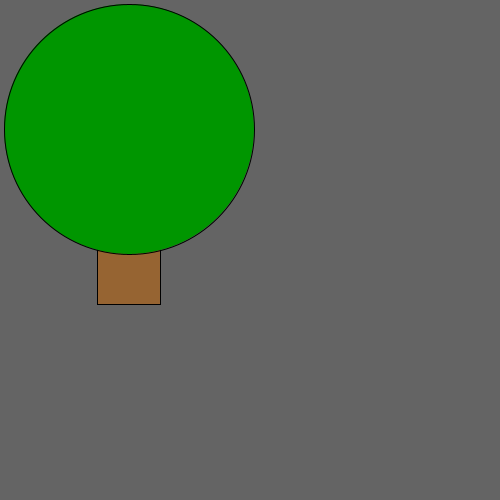
Frame 1 (no input)
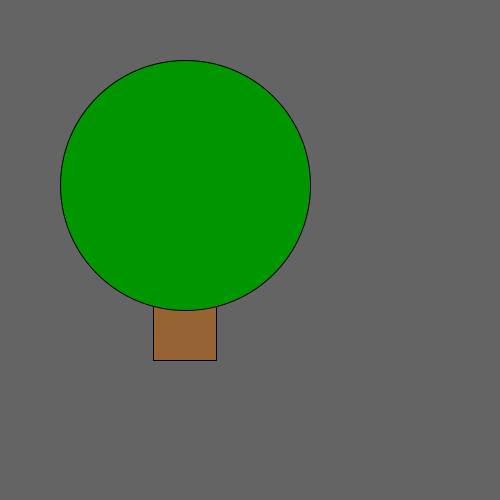
Frame 60 (the mouse pressed at the canvas centre just before this capture)
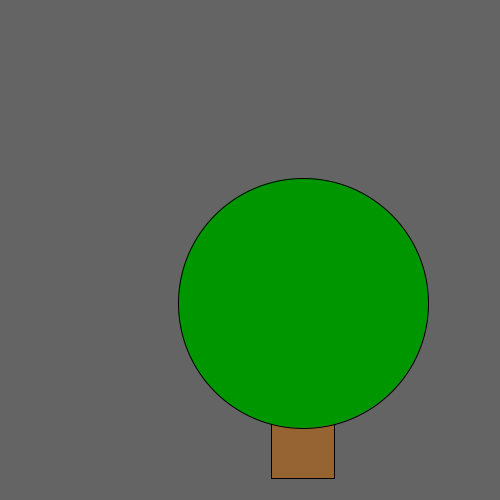
Frame 120 (the mouse held since frame 60 and released just before this capture)

The Processing sketch that drew these frames (run headless with seeded random() and noise(); from frame 60 on, the mouse is pressed at the canvas centre):

// Processing sketch: Week1_printingToConsole
// ── Week1_printingToConsole.pde
int bgColor = 255;
int bgColor2 = 100;
int treePosition;
int treeSize;

void setup() {
  //first parameter is width, second is height
  size(500, 500);
  //we put bgColor instead of the integer it was expecting (255) because we set the integer bgColor as 255 in line 1
  background(bgColor2);
  
  treePosition = int(width*random(0, 1));
  treeSize = int(width*.5);
  
  println(treePosition);
}

void draw() {
  background(bgColor2);
  //moves around screen because treePosition is in the draw function
  treePosition = int(width*random(0, 1));
  //ellipse(x position, y position, width, height)
  //origin (0,0) is at top left of the screen
  //in this ellipse, the center is at (100,100) and radius is 25
  //ellipse draw mode uses the point you put at the center, but that's not always the case
  //fill (0, 100, 100);
  //ellipse(100, 100, 50, 50);
  //fill is (red, yellow, blue)
  //fill(100, 0, 0);
  //rect(100, 100, 100, 50);
  //when you play it, the recatngle is above the circle because you put it after
  
  //changes our rectangle mode so that we start at the center
  rectMode(CENTER);
  fill(150, 100, 50);
  rect(treePosition, treePosition + 50, treeSize*.25, treeSize);
  
  fill(0, 150, 0);
  ellipse(treePosition, treePosition, treeSize, treeSize);
  //because println is in the draw loop, it gets reprinted an infinite number of times
  println(treePosition);
}
